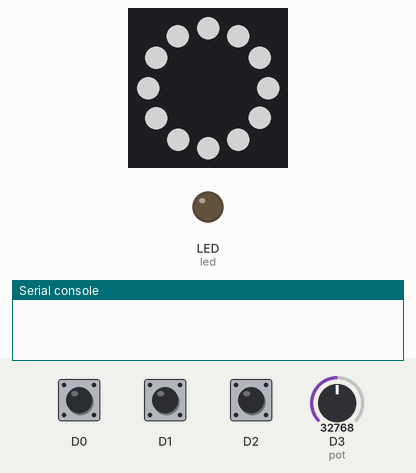
This program was run on a simulated Circuit Playground running CircuitPython. Parts: 12 RGB LEDs in a ring, first at the top, clockwise, output pins drawn as LEDs (lit = HIGH), the last lines printed to the serial console. The inputs (shaded band) are chosen by the test bench; at power-on: D0 HIGH, D3 (pot) = 32768, D1 HIGH, D2 HIGH (analog values on the 0–65535 scale). Dim RGB values are drawn brighter than linear.

Above: at 1.2 s.
1.3 s: D0 pulled LOW for 0.15 s
At 1.9 s:
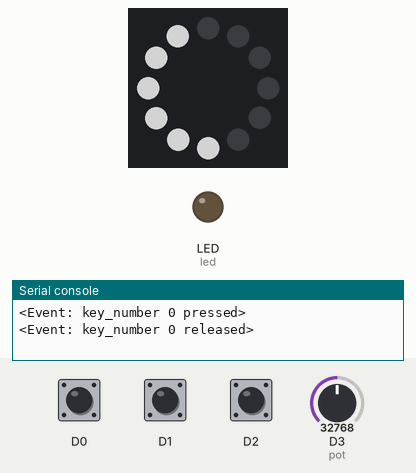
2.9 s: D3 (pot) set to 45874
4.4 s: D1 pulled LOW for 0.15 s
At 5.4 s:
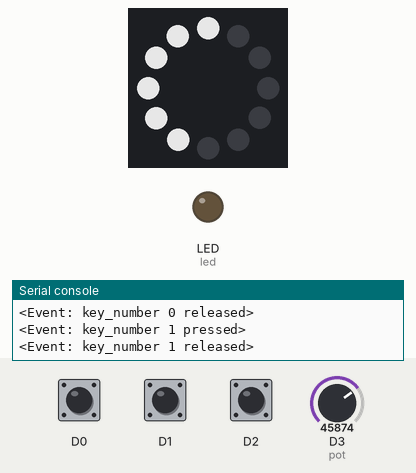
6.0 s: D0 pulled LOW for 1 s
At 6.7 s:
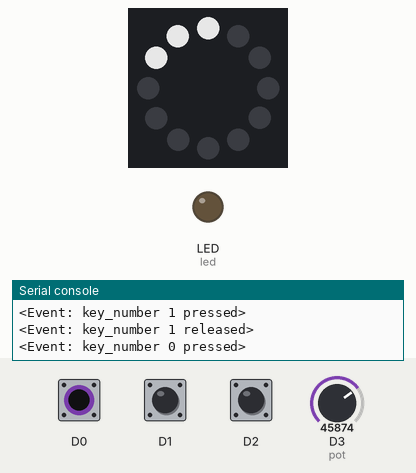
8.5 s: D2 pulled LOW for 0.15 s
At 9.7 s:
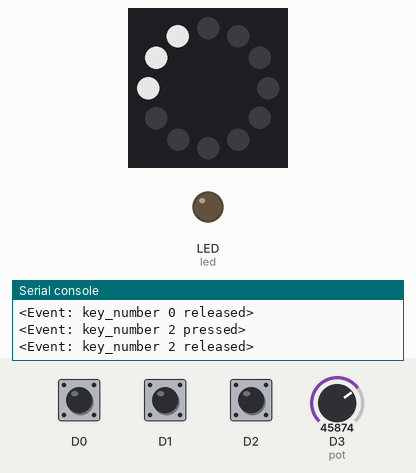
10.1 s: D2 pulled LOW for 1 s
At 11.0 s:
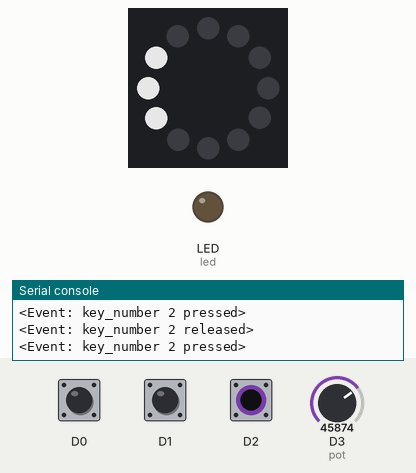
Timing chart, 0 to 13.1 s (numbered marks = the images above; inputs shaded):
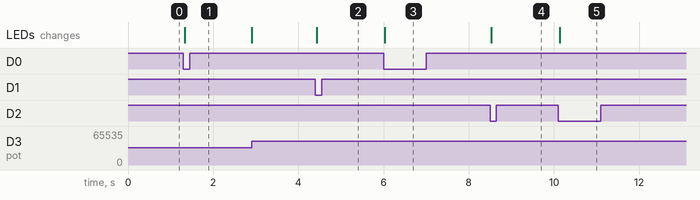

Measured:
- after the input at 1.3 s, the LEDs: change at once (image 1)
- after the input at 4.4 s, the LEDs: change at once (image 2)
- after the input at 6.0 s, the LEDs: change at once (image 3)
- after the input at 8.5 s, the LEDs: change at once (image 4)
- after the input at 10.1 s, the LEDs: change at once (image 5)

The program:

light-up-loupe-code.py
```python
# https://learn.adafruit.com/adafruit-trinket-m0-circuitpython-arduino/
#
# Neopixel ring data line is on D4
# Buttons are on D0, D1, D2
# 10k potentiometer is on D3

import time
import board
import digitalio
import neopixel
from keypad import Keys
from analogio import AnalogIn

# pot = None
pot = AnalogIn(board.D3)

led = digitalio.DigitalInOut(board.LED)
led.direction = digitalio.Direction.OUTPUT

# On CircuitPlayground Express, and boards with built in status NeoPixel -> board.NEOPIXEL
# Otherwise choose an open pin connected to the Data In of the NeoPixel strip, i.e. board.D1
pixel_pin = board.D4

# On a Raspberry pi, use this instead, not all pins are supported
# pixel_pin = board.D18

# The number of NeoPixels
num_pixels = 12

# The order of the pixel colors - RGB or GRB. Some NeoPixels have red and green reversed!
# For RGBW NeoPixels, simply change the ORDER to RGBW or GRBW.
ORDER = neopixel.GRB

pixels = neopixel.NeoPixel(
    pixel_pin, num_pixels, brightness=1, auto_write=False, pixel_order=ORDER
)
pixels.fill((255,255,255))
pixels.show()

button_pins = (board.D0, board.D1, board.D2)
buttons = Keys(button_pins, value_when_pressed=False, pull=True)

cycles = [
    [
        (255,255,255),
        (255,255,255),
        (255,255,255),
        (255,255,255),
        (255,255,255),
        (255,255,255),
        (255,255,255),
        (255,255,255),
        (255,255,255),
        (255,255,255),
        (255,255,255),
        (255,255,255)
    ],
    [
        (0,0,0),
        (0,0,0),
        (0,0,0),
        (0,0,0),
        (0,0,0),
        (0,0,0),
        (255,255,255),
        (255,255,255),
        (255,255,255),
        (255,255,255),
        (255,255,255),
        (255,255,255)
    ],
    [
        (0,0,0),
        (0,0,0),
        (0,0,0),
        (0,0,0),
        (0,0,0),
        (0,0,0),
        (0,0,0),
        (0,0,0),
        (0,0,0),
        (255,255,255),
        (255,255,255),
        (255,255,255)
    ],
    [
        (0,0,0),
        (0,0,0),
        (0,0,0),
        (0,0,0),
        (0,0,0),
        (0,0,0),
        (0,0,0),
        (0,0,0),
        (0,0,0),
        (0,0,0),
        (0,0,0),
        (255,255,255)
    ],
    [
        (0,0,0),
        (0,0,0),
        (0,0,0),
        (0,0,0),
        (0,0,0),
        (0,0,0),
        (0,0,0),
        (0,0,0),
        (0,0,0),
        (0,0,0),
        (0,0,0),
        (0,0,0)
    ],
    [
        (255,0,0),
        (255,0,0),
        (255,0,0),
        (255,0,0),
        (255,0,0),
        (255,0,0),
        (255,0,0),
        (255,0,0),
        (255,0,0),
        (255,0,0),
        (255,0,0),
        (255,0,0)
    ],
    [
        (0,255,0),
        (0,255,0),
        (0,255,0),
        (0,255,0),
        (0,255,0),
        (0,255,0),
        (0,255,0),
        (0,255,0),
        (0,255,0),
        (0,255,0),
        (0,255,0),
        (0,255,0)
    ],
    [
        (0,0,255),
        (0,0,255),
        (0,0,255),
        (0,0,255),
        (0,0,255),
        (0,0,255),
        (0,0,255),
        (0,0,255),
        (0,0,255),
        (0,0,255),
        (0,0,255),
        (0,0,255),
    ],
    [
        (96,128,255),
        (96,128,255),
        (96,128,255),
        (0,0,0),
        (0,0,0),
        (0,0,0),
        (255,128,96),
        (255,128,96),
        (255,128,96),
        (0,0,0),
        (0,0,0),
        (0,0,0),
    ],
]

def update_pixels(rotation):
    for i in range(12):
        pix = (i + rotation) % 12
        # print("rotation: {}, pixel: {}".format(rotation, pix))
        pixels[pix] = this_cycle[i]
    pixels.show()

def get_new_presses(keypad):
    events = []
    keep_looking = True
    while keep_looking:
        e = keypad.events.get()
        if e:
            print(e)
            events.append(e)
        else:
            keep_looking = False
    return events

BRIGHTNESS_MIN = 0.01
BRIGHTNESS_MAX = 0.975
BRIGHTNESS_DIFF_MIN = 0.0025

cycle = 0
should_cycle = False
rotation = 0
button_0_held = False
while True:

    if pot:
        old_brightness = pixels.brightness
        new_brightness = pot.value / 65520
        if new_brightness > BRIGHTNESS_MAX:
            new_brightness = 1.0
        elif new_brightness < BRIGHTNESS_MIN:
            new_brightness = BRIGHTNESS_MIN
        brightness_difference = abs(old_brightness - new_brightness)
        if brightness_difference > BRIGHTNESS_DIFF_MIN:
            pixels.brightness = new_brightness
            pixels.show()
            # print("Brightness updated, old: {}, new: {}, diff: {}".format(old_brightness, new_brightness, brightness_difference))

    new_events = get_new_presses(buttons)
    if len(new_events) > 0:
        pressed = []
        released = []
        for e in new_events:
            if e.pressed:
                pressed.append(e.key_number)
            if e.released:
                released.append(e.key_number)

        if 0 in pressed:
            cycle = (cycle + 1) % len(cycles)
            this_cycle = cycles[cycle]
            update_pixels(rotation)
            # print("Changed to cycle #{}".format(cycle))
        else:
            this_cycle = cycles[cycle]
            if 1 in pressed:
                rotation = (rotation + 1) % 12
                update_pixels(rotation)
            elif 2 in pressed:
                rotation = (rotation - 1) % 12
                update_pixels(rotation)

    time.sleep(0.01)
```
